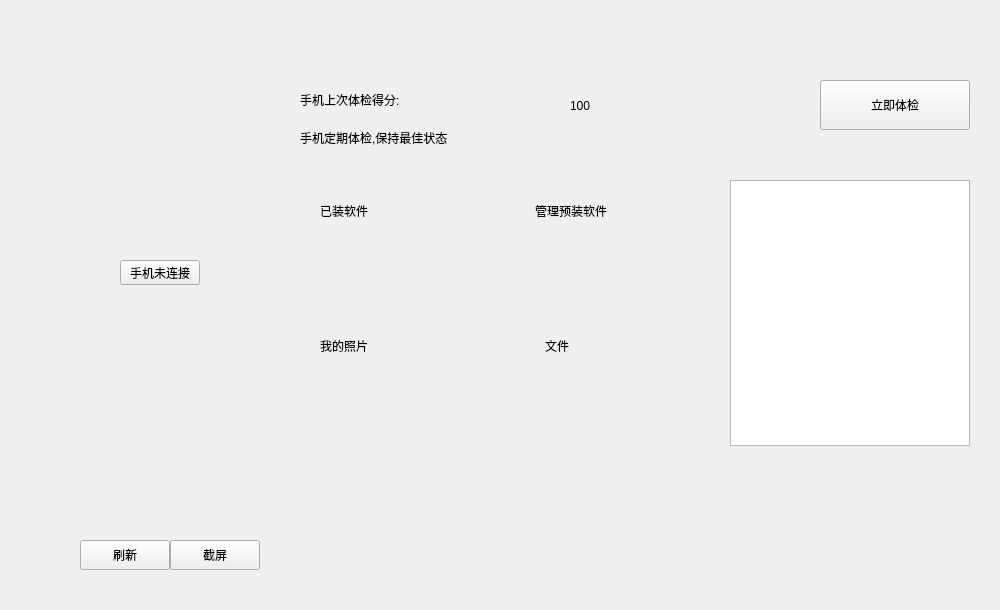
<?xml version="1.0" encoding="UTF-8"?>
<ui version="4.0">
 <class>TBMyPhone</class>
 <widget class="QWidget" name="TBMyPhone">
  <property name="geometry">
   <rect>
    <x>0</x>
    <y>0</y>
    <width>1000</width>
    <height>610</height>
   </rect>
  </property>
  <property name="windowTitle">
   <string>Form</string>
  </property>
  <widget class="QWidget" name="home" native="true">
   <property name="geometry">
    <rect>
     <x>0</x>
     <y>0</y>
     <width>1000</width>
     <height>610</height>
    </rect>
   </property>
   <widget class="QWidget" name="widget_2" native="true">
    <property name="geometry">
     <rect>
      <x>80</x>
      <y>540</y>
      <width>180</width>
      <height>30</height>
     </rect>
    </property>
    <widget class="QPushButton" name="pbFresh">
     <property name="geometry">
      <rect>
       <x>0</x>
       <y>0</y>
       <width>90</width>
       <height>30</height>
      </rect>
     </property>
     <property name="text">
      <string>刷新</string>
     </property>
    </widget>
    <widget class="QPushButton" name="pbScreenShot">
     <property name="geometry">
      <rect>
       <x>90</x>
       <y>0</y>
       <width>90</width>
       <height>30</height>
      </rect>
     </property>
     <property name="text">
      <string>截屏</string>
     </property>
    </widget>
    <widget class="QWidget" name="widget_3" native="true">
     <property name="geometry">
      <rect>
       <x>0</x>
       <y>0</y>
       <width>180</width>
       <height>30</height>
      </rect>
     </property>
    </widget>
    <zorder>widget_3</zorder>
    <zorder>pbFresh</zorder>
    <zorder>pbScreenShot</zorder>
   </widget>
   <widget class="QWidget" name="installApps" native="true">
    <property name="geometry">
     <rect>
      <x>515</x>
      <y>180</y>
      <width>210</width>
      <height>130</height>
     </rect>
    </property>
    <widget class="QLabel" name="label_2">
     <property name="geometry">
      <rect>
       <x>20</x>
       <y>20</y>
       <width>121</width>
       <height>21</height>
      </rect>
     </property>
     <property name="text">
      <string>管理预装软件</string>
     </property>
    </widget>
   </widget>
   <widget class="QLabel" name="scores">
    <property name="geometry">
     <rect>
      <x>570</x>
      <y>80</y>
      <width>121</width>
      <height>51</height>
     </rect>
    </property>
    <property name="text">
     <string>100</string>
    </property>
   </widget>
   <widget class="QLabel" name="subtitle">
    <property name="geometry">
     <rect>
      <x>300</x>
      <y>130</y>
      <width>161</width>
      <height>16</height>
     </rect>
    </property>
    <property name="text">
     <string>手机定期体检,保持最佳状态</string>
    </property>
   </widget>
   <widget class="ScreenshotWidget" name="widget" native="true">
    <property name="geometry">
     <rect>
      <x>50</x>
      <y>60</y>
      <width>230</width>
      <height>460</height>
     </rect>
    </property>
    <widget class="QPushButton" name="pbConnectPhone">
     <property name="geometry">
      <rect>
       <x>70</x>
       <y>200</y>
       <width>80</width>
       <height>25</height>
      </rect>
     </property>
     <property name="text">
      <string>手机未连接</string>
     </property>
    </widget>
   </widget>
   <widget class="QWidget" name="apps" native="true">
    <property name="geometry">
     <rect>
      <x>300</x>
      <y>180</y>
      <width>210</width>
      <height>130</height>
     </rect>
    </property>
    <widget class="QLabel" name="label">
     <property name="geometry">
      <rect>
       <x>20</x>
       <y>20</y>
       <width>121</width>
       <height>21</height>
      </rect>
     </property>
     <property name="text">
      <string>已装软件</string>
     </property>
    </widget>
   </widget>
   <widget class="QWidget" name="files" native="true">
    <property name="geometry">
     <rect>
      <x>515</x>
      <y>315</y>
      <width>210</width>
      <height>130</height>
     </rect>
    </property>
    <widget class="QLabel" name="label_4">
     <property name="geometry">
      <rect>
       <x>30</x>
       <y>20</y>
       <width>121</width>
       <height>21</height>
      </rect>
     </property>
     <property name="text">
      <string>文件</string>
     </property>
    </widget>
   </widget>
   <widget class="QWidget" name="myPhoto" native="true">
    <property name="geometry">
     <rect>
      <x>300</x>
      <y>315</y>
      <width>210</width>
      <height>130</height>
     </rect>
    </property>
    <widget class="QLabel" name="label_3">
     <property name="geometry">
      <rect>
       <x>20</x>
       <y>20</y>
       <width>121</width>
       <height>21</height>
      </rect>
     </property>
     <property name="text">
      <string>我的照片</string>
     </property>
    </widget>
   </widget>
   <widget class="QLabel" name="title">
    <property name="geometry">
     <rect>
      <x>300</x>
      <y>80</y>
      <width>270</width>
      <height>40</height>
     </rect>
    </property>
    <property name="text">
     <string>手机上次体检得分:</string>
    </property>
   </widget>
   <widget class="QListWidget" name="listWidget">
    <property name="geometry">
     <rect>
      <x>730</x>
      <y>180</y>
      <width>240</width>
      <height>266</height>
     </rect>
    </property>
   </widget>
   <widget class="QPushButton" name="pbTest">
    <property name="geometry">
     <rect>
      <x>820</x>
      <y>80</y>
      <width>150</width>
      <height>50</height>
     </rect>
    </property>
    <property name="text">
     <string>立即体检</string>
    </property>
   </widget>
  </widget>
  <widget class="tbMyPhoneManager" name="next" native="true">
   <property name="geometry">
    <rect>
     <x>0</x>
     <y>0</y>
     <width>1000</width>
     <height>610</height>
    </rect>
   </property>
  </widget>
 </widget>
 <customwidgets>
  <customwidget>
   <class>ScreenshotWidget</class>
   <extends>QWidget</extends>
   <header location="global">screenshotwidget.h</header>
   <container>1</container>
  </customwidget>
  <customwidget>
   <class>tbMyPhoneManager</class>
   <extends>QWidget</extends>
   <header location="global">tbmyphonemanager.h</header>
   <container>1</container>
  </customwidget>
 </customwidgets>
 <resources/>
 <connections/>
</ui>
